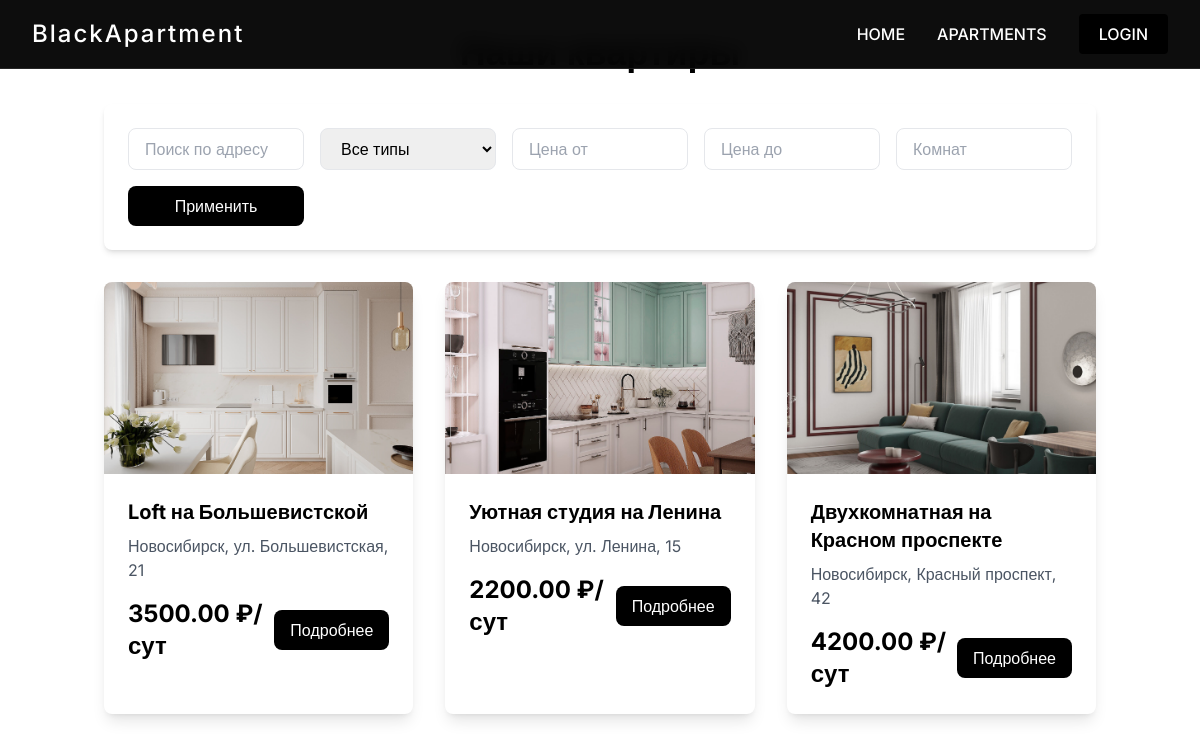
The app's page /apartments/ with its own data.
### BlackApp/models.py (models this page shows, shortened)
class Property(models.Model):
    PROPERTY_TYPES = (
        ('apartment', 'Квартира'),
        ('house', 'Дом'),
        ('commercial', 'Коммерческая'),
        ('land', 'Участок'),
    )
    MODERATION_STATUSES = (
        ('draft', 'Черновик'),
        ('pending', 'На модерации'),
        ('approved', 'Одобрено'),
        ('rejected', 'Отклонено'),
        ('archived', 'В архиве'),
    )
    owner = models.ForeignKey(
        User,
        on_delete=models.CASCADE,
        related_name='properties',
        limit_choices_to={'user_type': 'landlord'},
        verbose_name='Владелец'
    )
    title = models.CharField('Заголовок', max_length=200)
    description = models.TextField('Описание')
    address = models.CharField('Адрес', max_length=255, db_index=True)
    latitude = models.FloatField('Широта', null=True, blank=True)
    longitude = models.FloatField('Долгота', null=True, blank=True)
    property_type = models.CharField('Тип', max_length=20, choices=PROPERTY_TYPES, db_index=True)
    price = models.DecimalField('Цена', max_digits=12, decimal_places=2, db_index=True)
    rooms = models.PositiveSmallIntegerField('Комнат', null=True, blank=True, db_index=True)
    area = models.FloatField('Площадь (м²)')
    floor = models.PositiveSmallIntegerField('Этаж', null=True, blank=True)
    floors_total = models.PositiveSmallIntegerField('Этажей в доме', null=True, blank=True)
    has_furniture = models.BooleanField('С мебелью', default=False)
    has_appliances = models.BooleanField('С техникой', default=False)
    separate_bathroom = models.BooleanField('Раздельный санулзел', default=False)
    allows_pets = models.BooleanField('Можно с животными', default=False)
    allows_children = models.BooleanField('Можно с детьми', default=False)
    egrn_number = models.CharField(
        'Номер ЕГРН',
        max_length=50,
        unique=True,
        help_text='Выписка из Единого государственного реестра недвижимости'
    )
    egrn_file = models.FileField(
        'Файл ЕГРН',
        upload_to='temp/egrn/%Y/%m/',
        help_text='Загрузите выписку из ЕГРН'
    )
    egrn_verified = models.BooleanField('ЕГРН проверен', default=False)
    moderation_status = models.CharField(
        'Статус модерации',
        max_length=20,
        choices=MODERATION_STATUSES,
        default='pending',
        db_index=True
    )
    moderator = models.ForeignKey(
        User,
        on_delete=models.SET_NULL,
        null=True,
        blank=True,
        related_name='moderated_properties',
        limit_choices_to={'user_type__in': ['moderator', 'admin']}
    )
    moderation_comment = models.TextField('Комментарий модератора', blank=True)
    moderated_at = models.DateTimeField('Дата модерации', null=True, blank=True)
    created_at = models.DateTimeField('Создано', auto_now_add=True, db_index=True)
    updated_at = models.DateTimeField('Обновлено', auto_now=True)
    published_at = models.DateTimeField('Опубликовано', null=True, blank=True, db_index=True)
    views_count = models.PositiveIntegerField('Просмотры', default=0)
    class Meta:
        verbose_name = 'Объект недвижимости'
        verbose_name_plural = 'Объекты недвижимости'
        ordering = ['-published_at']
        indexes = [
            models.Index(fields=['moderation_status', 'published_at']),
            models.Index(fields=['property_type', 'price']),
            models.Index(fields=['rooms', 'area']),
        ]

class PropertyImage(models.Model):
    property = models.ForeignKey(Property, on_delete=models.CASCADE, related_name='images')
    image = models.ImageField('Фото', upload_to='temp/%Y/%m/%d/')
    thumbnail = models.ImageField('Миниатюра', upload_to='temp/thumbnails/%Y/%m/%d/', null=True, blank=True)
    is_main = models.BooleanField('Главное фото', default=False)
    sort_order = models.PositiveSmallIntegerField('Порядок', default=0)
    class Meta:
        verbose_name = 'Фото'
        verbose_name_plural = 'Фото'
        ordering = ['-is_main', 'sort_order']
        indexes = [
            models.Index(fields=['property', 'is_main']),
        ]

### BlackApp/views.py (the view)
# urls.py: path('apartments/', views.apartment_list, name='apartment_list'),
def apartment_list(request):
    properties = Property.objects.filter(moderation_status='approved').order_by('-published_at')
    property_type = request.GET.get('type')
    if property_type:
        properties = properties.filter(property_type=property_type)
    min_price = request.GET.get('min_price')
    if min_price:
        properties = properties.filter(price__gte=min_price)
    max_price = request.GET.get('max_price')
    if max_price:
        properties = properties.filter(price__lte=max_price)
    rooms = request.GET.get('rooms')
    if rooms:
        properties = properties.filter(rooms=rooms)
    query = request.GET.get('q')
    if query:
        properties = properties.filter(
            models.Q(address__icontains=query) | models.Q(title__icontains=query)
        )
    context = {
        'properties': properties,
        'property_types': Property.PROPERTY_TYPES,
    }
    return render(request, 'BlackApp/apartments.html', context)

### templates/BlackApp/apartments.html (shortened to what this page needs)
{% extends 'BlackApp/base.html' %}
{% load static %}
{% block content %}
<div class="container mx-auto px-4 py-8">
    <h1 class="text-4xl font-bold text-center mb-8">Наши квартиры</h1>
    <div class="bg-white p-6 rounded-lg shadow-md mb-8">
        <form method="get" class="grid grid-cols-1 md:grid-cols-5 gap-4">
            <input type="text" name="q" placeholder="Поиск по адресу" value="{{ request.GET.q }}" class="border rounded-lg px-4 py-2">
            <select name="type" class="border rounded-lg px-4 py-2">
                <option value="">Все типы</option>
            </select>
            <input type="number" name="min_price" placeholder="Цена от" value="{{ request.GET.min_price }}" class="border rounded-lg px-4 py-2">
            <input type="number" name="max_price" placeholder="Цена до" value="{{ request.GET.max_price }}" class="border rounded-lg px-4 py-2">
            <input type="number" name="rooms" placeholder="Комнат" value="{{ request.GET.rooms }}" class="border rounded-lg px-4 py-2">
            <button type="submit" class="md:col-span-1 bg-black text-white px-6 py-2 rounded-lg hover:bg-gray-800 transition">Применить</button>
        </form>
    </div>
    {% if properties %}
    <div class="grid grid-cols-1 md:grid-cols-2 lg:grid-cols-3 gap-8">
        {% for prop in properties %}
        <div class="bg-white rounded-lg shadow-lg overflow-hidden transform transition hover:scale-105">
            <div class="h-48 overflow-hidden">
                {% if prop.images.all %}
                <img src="{{ prop.images.first.image.url }}" alt="{{ prop.title }}" class="w-full h-full object-cover">
                {% else %}
                <div class="w-full h-full bg-gray-300 flex items-center justify-center text-gray-600">Нет фото</div>
                {% endif %}
            </div>
            <div class="p-6">
                <h3 class="text-xl font-bold mb-2">{{ prop.title }}</h3>
                <p class="text-gray-600 mb-4">{{ prop.address }}</p>
                <div class="flex justify-between items-center">
                    <span class="text-2xl font-bold">{{ prop.price }} ₽/сут</span>
                    <a href="{% url 'apartment_detail' prop.id %}" class="bg-black text-white px-4 py-2 rounded-lg hover:bg-gray-800 transition">Подробнее</a>
                </div>
            </div>
        </div>
        {% endfor %}
    </div>
    {% else %}
    <p class="text-center text-gray-500 py-12">Квартиры не найдены</p>
    {% endif %}
</div>
{% endblock %}

### templates/BlackApp/base.html (shortened to what this page needs)
{% load static %}
<!DOCTYPE html>
<html lang="ru">
<head>
    <link rel="stylesheet" href="https://unpkg.com/leaflet/dist/leaflet.css">
    <link rel="stylesheet" href="{% static 'css/style.css' %}">
    <script src="https://cdn.tailwindcss.com"></script>
</head>
<body class="bg-noir-50 min-h-screen flex flex-col">
    <main class="flex-grow">
        {% block content %}{% endblock %}
    </main>
</body>
</html>

### static/css/style.css (style rules this page uses)
* { margin: 0; padding: 0; box-sizing: border-box; }
body { font-family: 'Inter', sans-serif; line-height: 1.6; }
a, button { transition: all 0.3s ease; }

### records on screen
Property: images.first.image (picture), title "Loft на Большевистской", address "Новосибирск, ул. Большевистская, 21", price "3500.00"
Property: images.first.image (picture), title "Уютная студия на Ленина", address "Новосибирск, ул. Ленина, 15", price "2200.00"
Property: images.first.image (picture), title "Двухкомнатная на Красном проспекте", address "Новосибирск, Красный проспект, 42", price "4200.00"
